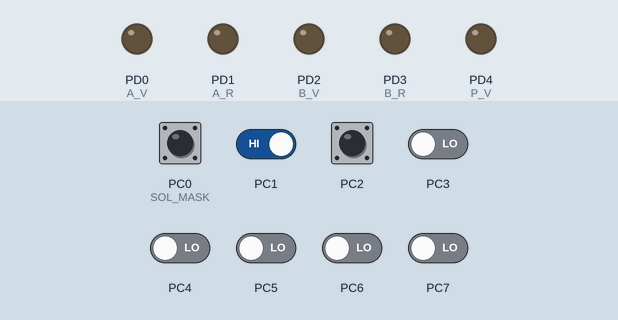
Recording of a program running on a simulated ATmega328P, built with avr-gcc and emulated at 16 MHz. Parts: output pins drawn as LEDs (lit = HIGH). Inputs (shaded band) come from the test bench; at power-on: PC0 (SOL_MASK), PC1, PC2 HIGH, PC3–7 LOW.

Above: at 1.2 s.
1.3 s: PC2 pulled LOW for 1 s
At 1.8 s:
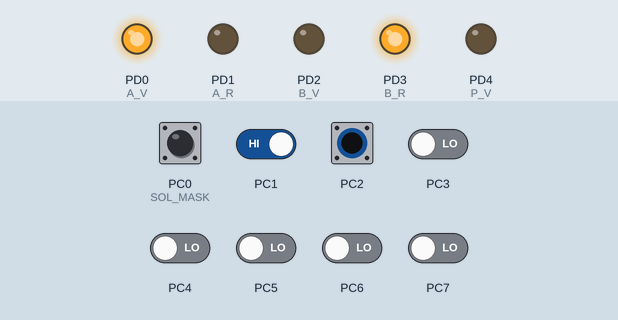
3.8 s: PC0 (SOL_MASK) driven LOW and PC1 driven LOW
At 6.6 s:
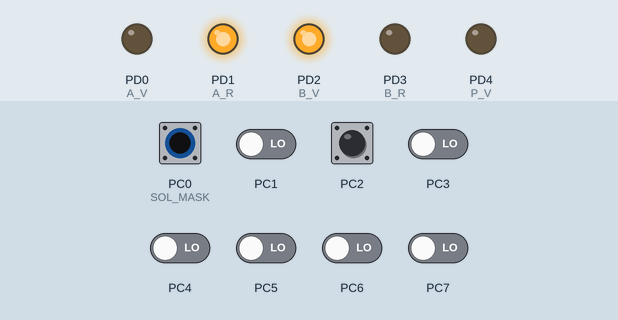
6.8 s: PC1 driven HIGH
At 8.0 s:
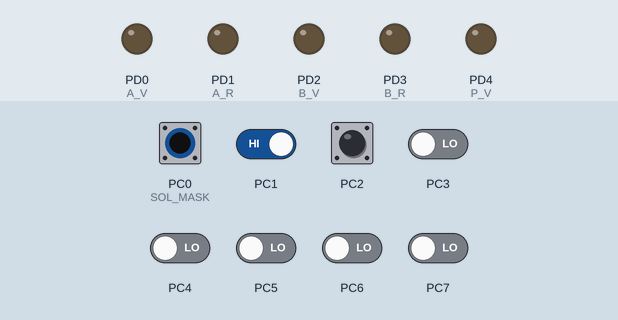
8.3 s: PC1 driven LOW
At 9.71 s:
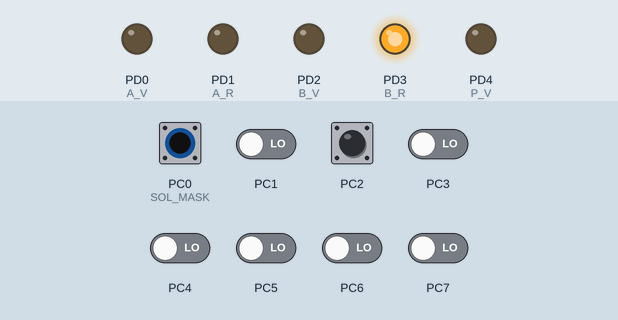
11.3 s: PC0 (SOL_MASK) driven HIGH
At 13.8 s:
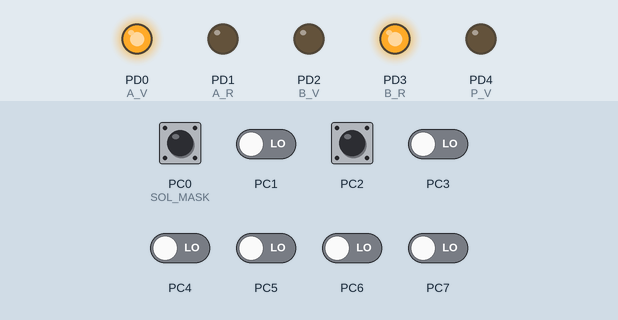
14.3 s: PC0 (SOL_MASK) pulsed LOW 2 times (0.12 s each, 0.3 s apart)
At 18.75 s:
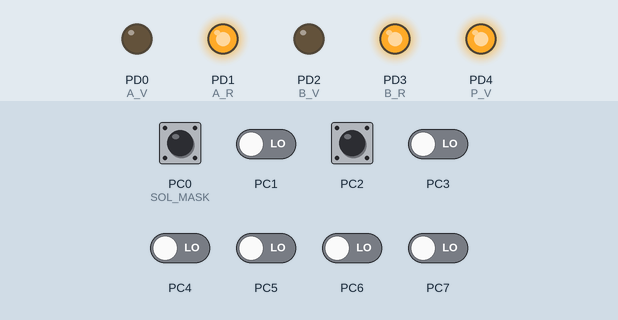
Timing chart, 0 to 18.9 s (numbered marks = the images above; inputs shaded):
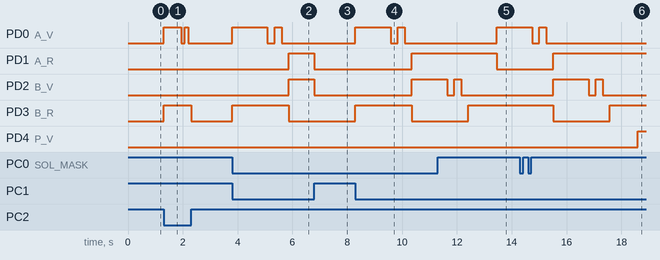

Measured:
- after the input at 1.3 s, PD0 (A_V): LOW → HIGH at once, → LOW 0.64 s later, → HIGH 0.13 s later, → LOW 0.13 s later; PD3 (B_R): LOW → HIGH at once, → LOW 1.0 s later
- after the input at 3.8 s, PD0 (A_V): LOW → HIGH at once, → LOW 1.3 s later, → HIGH 0.26 s later, → LOW 0.26 s later; PD1 (A_R), PD2 (B_V): LOW → HIGH after 2.1 s; PD3 (B_R): LOW → HIGH at once, → LOW 2.1 s later
- after the input at 6.8 s, PD1 (A_R): HIGH → LOW at once; PD3 (B_R): stays LOW (without the input it goes to HIGH after 1.1 s)
- after the input at 8.3 s, PD0 (A_V): LOW → HIGH at once, → LOW 1.3 s later, → HIGH 0.26 s later, → LOW 0.26 s later; PD1 (A_R), PD2 (B_V): LOW → HIGH after 2.1 s; PD3 (B_R): LOW → HIGH at once, → LOW 2.1 s later
- after the input at 11.3 s, PD0 (A_V): LOW → HIGH after 2.2 s; PD1 (A_R): HIGH → LOW after 2.2 s; PD4 (P_V): stays LOW (without the input it goes to HIGH after 2.2 s)
- after the input at 14.3 s, PD4 (P_V): LOW → HIGH after 4.3 s

The program:

main.c
```c
#define F_CPU 16000000UL
#include <avr/io.h>
#include <avr/interrupt.h>
#include <util/atomic.h>
#include <util/delay.h>
#include "Tablas.h"


#define N_ESTADOS (sizeof(tabla) / sizeof(tabla[0]))
#define N_MODOS   (sizeof(tiempo_ms) / sizeof(tiempo_ms[0]))
#define DIP_MASK  (SOL_MASK | (MODO_MASK << MODO_SHIFT))

_Static_assert(N_ESTADOS >= 1 && N_ESTADOS <= 255, "N_ESTADOS fuera de rango");
_Static_assert(N_MODOS <= (MODO_MASK + 1), "Hay mas modos que combinaciones del DIP");

static volatile uint8_t modo;
static volatile uint8_t solicitud;

ISR(PCINT1_vect){
    uint8_t pines = ~PINC;
    modo = (pines >> MODO_SHIFT) & MODO_MASK;
    if (pines & SOL_MASK)
        solicitud = 1;
}

static uint16_t tiempo_actual(void){
    uint8_t m = modo;
    return (m < N_MODOS) ? pgm_read_word(&tiempo_ms[m]) : 0;
}

static void leds(uint8_t v){
    PORTD = (PORTD & ~LED_MASK) | (v & LED_MASK);
}

static uint8_t espera_ms(uint16_t ms){
    while (ms--) {
        if (tiempo_actual() == 0)
            return 1;
        _delay_ms(1);
    }
    return 0;
}

int main(void){
    uint8_t estado = ESTADO_INICIAL;

    DDRD  |= LED_MASK;
    DDRC  &= ~DIP_MASK;
    PORTC |= DIP_MASK;
    _delay_us(5);

    uint8_t pines = ~PINC;
    modo = (pines >> MODO_SHIFT) & MODO_MASK;
    solicitud = (pines & SOL_MASK) ? 1 : 0;

    PCMSK1 |= DIP_MASK;
    PCICR  |= (1 << PCIE1);
    sei();

    for (;;) {
        uint16_t t = tiempo_actual();

        if (t == 0) {
            leds(0);
            estado = ESTADO_INICIAL;
            solicitud = 0;
            continue;
        }

        uint8_t fases = pgm_read_byte(&tabla[estado].fases);
        if (fases == 0)
            fases = 1;
        uint16_t t_fase = t / fases;
        uint8_t apagar = 0;

        for (uint8_t f = 0; f < fases && !apagar; f++){
            leds((f & 1) ? pgm_read_byte(&tabla[estado].sal_off)
                         : pgm_read_byte(&tabla[estado].sal_on));
            apagar = espera_ms(t_fase);
        }

        if (apagar) {
            leds(0);
            estado = ESTADO_INICIAL;
            solicitud = 0;
            continue;
        }

        uint8_t sig0 = pgm_read_byte(&tabla[estado].sig[0]);
        uint8_t sig1 = pgm_read_byte(&tabla[estado].sig[1]);
        uint8_t nivel = (~PINC & SOL_MASK) ? 1 : 0;
        uint8_t sol;

        ATOMIC_BLOCK(ATOMIC_RESTORESTATE) {
            sol = solicitud | nivel;
            if (sol && sig0 != sig1)
                solicitud = 0;
        }

        uint8_t sig = sol ? sig1 : sig0;
        estado = (sig < N_ESTADOS) ? sig : ESTADO_INICIAL;
    }
}


//avrdude -c usbasp -p m328p -U lfuse:w:0xFF:m
```

Tablas.h
```c
#ifndef TABLAS_H
#define TABLAS_H

#include <avr/io.h>
#include <avr/pgmspace.h>
#include <stdint.h>

#define A_V (1<<PD0)
#define A_R (1<<PD1)
#define B_V (1<<PD2)
#define B_R (1<<PD3)
#define P_V (1<<PD4)
#define LED_MASK (A_V | A_R | B_V | B_R | P_V)

#define SOL_MASK   (1<<PC0)
#define MODO_SHIFT 1
#define MODO_MASK  0x03

typedef struct {
    uint8_t sal_on;
    uint8_t sal_off;
    uint8_t fases;
    uint8_t sig[2];
} Estado_t;

enum { S0, S1, S2, S3, S4, S5 };
#define ESTADO_INICIAL S0

static const Estado_t tabla[] PROGMEM = {
    { A_V | B_R,       A_V | B_R,       1, { S1, S1 } },
    { A_V | B_R,       B_R,             4, { S2, S2 } },
    { A_R | B_V,       A_R | B_V,       1, { S3, S3 } },
    { A_R | B_V,       A_R,             4, { S4, S4 } },
    { A_R | B_R,       A_R | B_R,       1, { S0, S5 } },
    { A_R | B_R | P_V, A_R | B_R | P_V, 1, { S0, S0 } },
};

static const uint16_t tiempo_ms[] PROGMEM = { 0, 1000, 500, 2000 };

#endif
```
